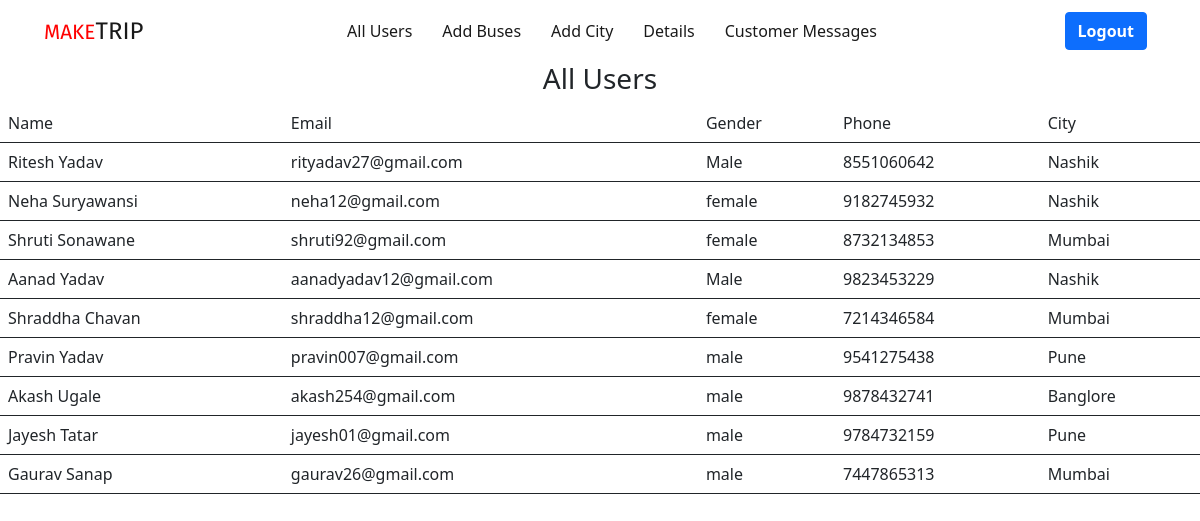
/admin/allusers.php, run on the app's committed database.
### tables this page shows
CREATE TABLE `user_tb` (
  `user_id` int(10) NOT NULL,
  `user_name` varchar(20) NOT NULL,
  `user_birth` date NOT NULL,
  `user_gender` varchar(6) NOT NULL,
  `user_email` varchar(25) NOT NULL,
  `user_phone` bigint(10) NOT NULL,
  `user_city` varchar(20) NOT NULL,
  `user_password` varchar(15) NOT NULL
);

### admin/allusers.php (the view, shortened to what this page needs)
<html>
<head>
	<?php require 'head.php';?>
</head>
<body>
	<?php require 'menu.php';?>
	<center><h3>All Users</h3></center>
	<table class="table" style="border: 10px;">
		<tr>
			<td>Name</td>
			<td>Email</td>
			<td>Gender</td>
			<td>Phone</td>
            <td>City</td>
		</tr>
		<?php
$q=mysqli_query($con,"select * from user_tb");
while ($r=mysqli_fetch_array($q)) {
	?>
		<tr>
			<td>
				<?php echo $r["user_name"];?>
			</td>
			<td>
				<?php echo $r["user_email"];?>
			</td>
			<td>
				<?php echo $r["user_gender"];?>
			</td>
			<td>
				<?php echo $r["user_phone"];?>
			</td>
			<td>
				<?php echo $r["user_city"];?>
			</td>
		</tr>
		<?php
}
?>
	</table>
</body>
</html>

### admin/head.php (shortened to what this page needs)
<link rel="stylesheet" href="bootstrap/css/bootstrap.min.css">

### admin/menu.php (shortened to what this page needs)
<html lang="en">
<head>
  <?php require 'head.php';?>
  <link rel="stylesheet" href="bootstrap/css/bootstrap.min.css">
  <link rel="stylesheet" href="css/header.css">
</head>
<body>
  <nav class="navbar navbar-expand-lg navbar-light">
    <div class="container-fluid">
      <a class="navbar-brand" href="index.php"><span style="color:red; font-size:1.3rem;"
          class="logo-name">MAKE</span><span style="font-size: 1.5rem;" class="logo-name">TRIP</span></a>
      <div class="nav justify-content-center" id="navbarSupportedContent">
        <ul class="navbar-nav me-auto mb-2 mb-lg-0">
          <li class="nav-item">
            <a class="nav-link active" aria-current="page" href="allusers.php">All Users</a>
          </li>
        </ul>
        <ul class="navbar-nav me-auto mb-2 mb-lg-0">
          <li class="nav-item">
            <a class="nav-link active" aria-current="page" href="addbuses.php">Add Buses</a>
          </li>
        </ul>
        <ul class="navbar-nav me-auto mb-2 mb-lg-0">
          <li class="nav-item">
            <a class="nav-link active" aria-current="page" href="addcity.php">Add City</a>
          </li>
        </ul>
        <ul class="navbar-nav me-auto mb-2 mb-lg-0">
          <li class="nav-item">
            <a class="nav-link active" aria-current="page" href="booking.php">Details</a>
          </li>
        </ul>
        <ul class="navbar-nav me-auto mb-2 mb-lg-0">
          <li class="nav-item">
            <a class="nav-link active" aria-current="page" href="c_message.php">Customer Messages</a>
          </li>
        </ul>
      </div>
      <div class="d-flex">
        <a href="login.php">
          <button type="button" class="btn btn-primary">Logout</button>
        </a>
      </div>
    </div>
  </nav>
</body>
</html>

### css/header.css (style rules this page uses)
.navbar-light .navbar-nav .nav-link { color: #dc3545; font-weight: 500; padding: 0px 15px; }
.navbar-light .navbar-brand { font-family: 'Fira Sans', sans-serif; font-size: 1.5rem; margin-left: 2rem; }
.d-flex { display: flex !important; margin-right: 35px; }
.btn { color: white; margin-right: 6px; text-decoration: none; font-weight: 600; }

### data on the page
user_tb: user_name "Ritesh Yadav", user_email "rityadav27@gmail.com", user_gender "Male", user_phone "8551060642", user_city "Nashik"
user_tb: user_name "Neha Suryawansi", user_email "neha12@gmail.com", user_gender "female", user_phone "9182745932", user_city "Nashik"
user_tb: user_name "Shruti Sonawane", user_email "shruti92@gmail.com", user_gender "female", user_phone "8732134853", user_city "Mumbai"
user_tb: user_name "Aanad Yadav", user_email "aanadyadav12@gmail.com", user_gender "Male", user_phone "9823453229", user_city "Nashik"
user_tb: user_name "Shraddha Chavan", user_email "shraddha12@gmail.com", user_gender "female", user_phone "7214346584", user_city "Mumbai"
user_tb: user_name "Pravin Yadav", user_email "pravin007@gmail.com", user_gender "male", user_phone "9541275438", user_city "Pune"
user_tb: user_name "Akash Ugale", user_email "akash254@gmail.com", user_gender "male", user_phone "9878432741", user_city "Banglore"
user_tb: user_name "Jayesh Tatar", user_email "jayesh01@gmail.com", user_gender "male", user_phone "9784732159", user_city "Pune"
user_tb: user_name "Gaurav Sanap", user_email "gaurav26@gmail.com", user_gender "male", user_phone "7447865313", user_city "Mumbai"
